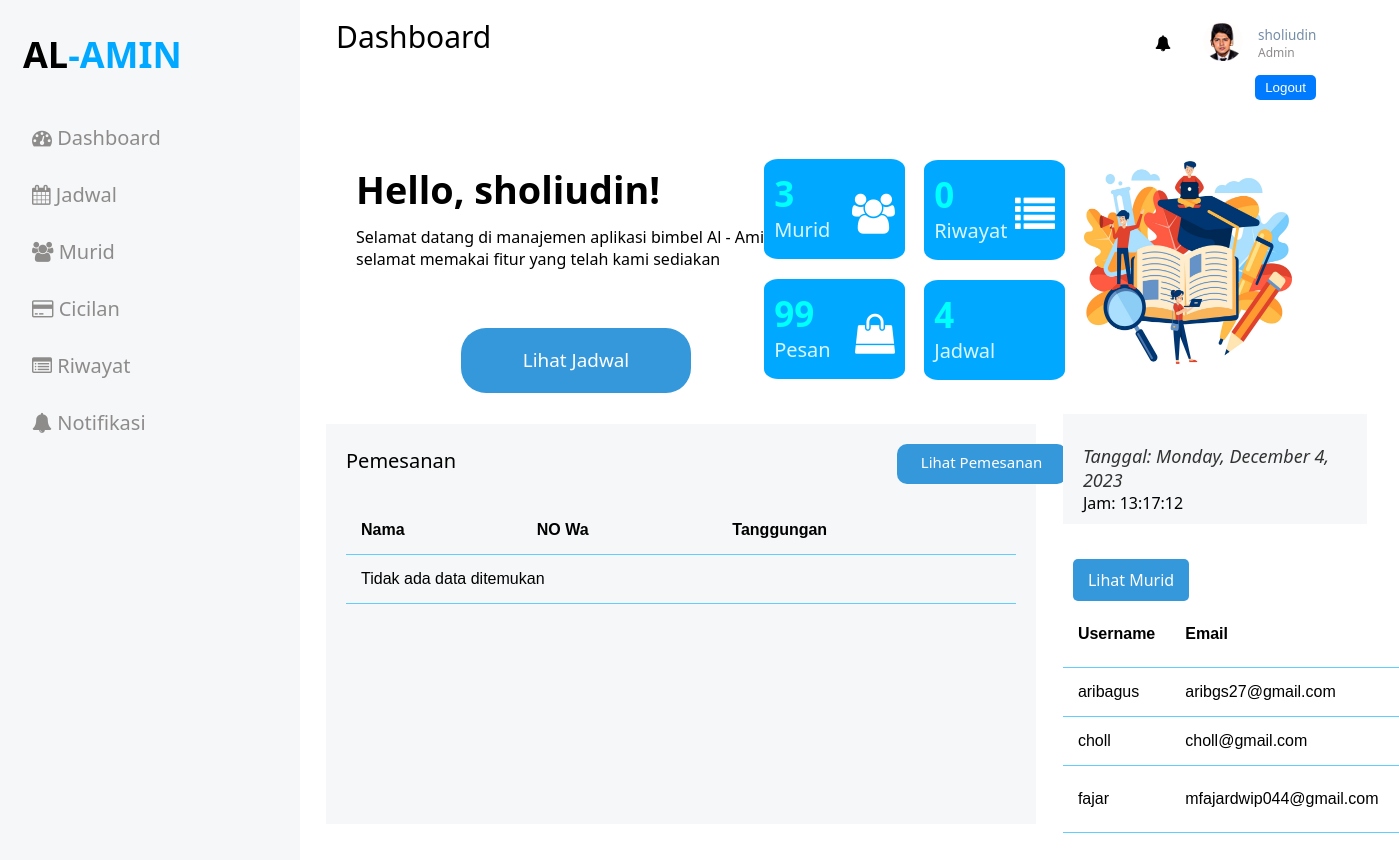
Screenshot of /index.php (signed in) with the database file from the repository.
### tables this page shows
CREATE TABLE `data_pengguna` (
  `id_pengguna` int(11) NOT NULL,
  `nama` varchar(50) NOT NULL,
  `email` varchar(50) NOT NULL,
  `username` varchar(15) NOT NULL,
  `password` varchar(20) NOT NULL,
  `no_wa` char(13) NOT NULL,
  `jenis_kelamin` varchar(10) NOT NULL,
  `status` varchar(10) NOT NULL,
  `id_program` char(10) NOT NULL,
  `otp` text NOT NULL,
  `tanggal` timestamp NOT NULL DEFAULT current_timestamp() ON UPDATE current_timestamp()
);

### index.php (the view, shortened to what this page needs)
<!DOCTYPE html>
<html>
<head>
    <link rel="stylesheet" href="css/style.css" type="text/css" />
    <link rel="stylesheet" href="https://cdnjs.cloudflare.com/ajax/libs/font-awesome/4.7.0/css/font-awesome.min.css">
    <link rel="stylesheet" href="https://cdnjs.cloudflare.com/ajax/libs/font-awesome/4.7.0/css/font-awesome.min.css">
    <link rel="stylesheet" href="https://cdnjs.cloudflare.com/ajax/libs/font-awesome/4.7.0/css/font-awesome.min.css">
</head>
<body>
    <a href="#" class="icon-a"><i class="fa fa-user icons"></i> Accounts</a>
    <div id="mySidenav" class="sidenav">
        <p class="logo" style="position: relative; right: 5px;"><span>AL</span>-AMIN</p>
        <a href="index.php" class="icon-a"><i class="fa fa-dashboard icons"></i> Dashboard</a>
        <a href="jadwal.php" class="icon-a"><i class="fa fa-calendar icons"></i> Jadwal</a>
        <a href="murid.php" class="icon-a"><i class="fa fa-users icons"></i> Murid</a>
        <a href="cicilan.php" class="icon-a"><i class="fa fa-credit-card"></i> Cicilan</a>
        <a href="riwayat.php" class="icon-a"><i class="fa fa-list-alt icons"></i> Riwayat</a>
        <a href="notifikasi.php" class="icon-a"> <i class="fa fa-regular fa-bell"></i></i> Notifikasi</a>
    </div>
    <div id="main">
        <div class="head" style="background-color: white; height: 30px; bottom: 35px; position: relative;">
            <div class="col-div-6">
                <span style="font-size:30px;cursor:pointer; color: black; position: relative; bottom: 7px;" class="nav">Dashboard</span>
            </div>
            <?php
            require_once('php/koneksi.php');
            if (isset($_SESSION['username'])) {
                $username = $_SESSION['username'];
                $query = "SELECT * FROM data_pengguna WHERE username = '$username'";
                $result = $conn->query($query);
                if ($result->num_rows > 0) {
                    $user = $result->fetch_assoc();
                    $nama_pengguna = $user['nama'];
                }
            } else {
                $nama_pengguna = "Username";
            }
            ?>
            <div class="col-div-6">
                <div class="profile" style="position: relative; bottom: 7px;">
                    <img src="images/user.png" class="pro-img" />
                    <?php
                    if (isset($nama_pengguna)) {
                        echo "<p style='color: #748DA6;'>$nama_pengguna <span>Admin</span></p>";
                    }
                    ?>
                    <i class="fa fa-regular fa-bell" style="position: relative; right: 30%; bottom: 43px;"></i>
                    <button id="logoutButton" class="icon-a" style="position: relative; left: 20%;"><i class="fa-duotone fa-right-from-bracket"></i> Logout</button>
                </div>
            </div>
        </div>
        <br />
        <div class="gambar">
            <div class="box3" style="position: relative; ">
                <img src="images/2466249.jpg" style="height: 250px; position: relative; right: 180px; width: 250px; bottom: 40px;" />
            </div>
        </div>
        <div class="gambar1" style="outline: #DAF5FF; position: relative; bottom: 35px;">
            <div class="box3" style="height: 250px; width: 450px; outline: DAF5FF;">
                <b class="changing-text">Hello, <?php echo $nama_pengguna; ?>!</b>
                <p style="position: relative; top: 20px; left: 20px;">Selamat datang di manajemen aplikasi bimbel Al - Amin, selamat memakai fitur yang telah kami sediakan</p>
                <a class="search-button button-style" href="jadwal.php" style="width: 200px; height: 45px; position: relative; left: 125px; top: 25%; outline: white; border-radius: 25px; text-align: center; line-height: 45px; display: inline-block; font-size: 5mm;">Lihat Jadwal</a>
            </div>
        </div>
        <div class="col-div-3 " style="left: 7%; position: relative; bottom: 25px">
            <?php
            include 'php/koneksi.php';
            $sql = "SELECT COUNT(*) as total_murid FROM data_pengguna";
            $result = $conn->query($sql);
            if ($result->num_rows > 0) {
                $row = $result->fetch_assoc();
                echo '<div class="box">';
                echo '<p style="color: aqua;">' . $row['total_murid'] . '<br /><span>Murid</span></p>';
                echo '<i class="fa fa-users box-icon"></i>';
                echo '</div>';
            } else {
                echo "Tidak ada data murid.";
            }
            ?>
        </div>
        <div class="col-div-3" style="position: relative; bottom: 24px">
            <?php
            include 'php/koneksi.php';
            $sql = "SELECT COUNT(*) as total_riwayat_cicilan FROM cicilan";
            $result = $conn->query($sql);
            if ($result->num_rows > 0) {
                $row = $result->fetch_assoc();
                echo '<div class="box">';
                echo '<p style="color: aqua;">' . $row['total_riwayat_cicilan'] . '<br /><span>Riwayat</span></p>';
                echo '<i class="fa fa-list box-icon"></i>';
                echo '</div>';
            } else {
                echo "Tidak ada data murid.";
            }
            ?>
        </div>
        <div class="col-div-3" style="left: 7%; position: relative; bottom: 25px">
            <div class="box">
                <p style="color: aqua;">99<br /><span>Pesan</span></p>
                <i class="fa fa-shopping-bag box-icon"></i>
            </div>
        </div>
        <div class="col-div-3" style="position: relative; bottom: 24px">
            <?php
            include 'php/koneksi.php';
            $sql = "SELECT COUNT(*) as total_jadwal FROM jadwal";
            $result = $conn->query($sql);
            if ($result->num_rows > 0) {
                $row = $result->fetch_assoc();
                echo '<div class="box">';
                echo '<p style="color: aqua;">' . $row['total_jadwal'] . '<br /><span>Jadwal</span></p>';
                echo '</div>';
            } else {
                echo "Tidak ada data murid.";
            }
            ?>
        </div>
        <br /><br />
        <div class="col-div-8" style="position: relative; bottom: 40px;">
            <div class="box-8" style="height: 400px;">
                <div class="content-box">
                    <p>Pemesanan <a class="button-style" href="pemesanan.php" style="width: 150px; height: 20px; outline: white; border-radius: 10px; text-align: center; line-height: 16px; padding: 10px; display: inline-block; font-size: 15px; position: relative; top: 25%; left: 65%; color: #fff;">Lihat Pemesanan</a></p>
                    <br />
                    <table>
                        <tr>
                            <th>Nama</th>
                            <th>NO Wa</th>
                            <th>Tanggungan</th>
                        </tr>
                        <?php
                        $sql = "SELECT dp.nama, dp.no_wa, p.status
                        FROM data_pengguna dp
                        JOIN pembayaran p ON dp.id_pengguna = p.id_pengguna";
                        $result = $conn->query($sql);
                        if ($result->num_rows > 0) {
                            while ($row = $result->fetch_assoc()) {
                                echo "<tr>";
                                echo "<td>" . $row["nama"] . "</td>";
                                echo "<td>" . $row["no_wa"] . "</td>";
                                echo "<td>" . $row["status"] . "</td>";
                                echo "</tr>";
                            }
                        } else {
                            echo "<tr><td colspan='4'>Tidak ada data ditemukan</td></tr>";
                        }
                        ?>
                    </table>
                </div>
            </div>
        </div>
        <div class="col-div-4">
            <div class="box-4" style="position: relative; bottom: 50px; height: 110px;">
                <div class="content-box">
                    <div style="text-align: left;" id="tanggal">Tanggal: </div>
                    <div id="jam">Jam: </div>
                </div>
                <?php
                require_once('php/koneksi.php');
                $query = "SELECT
                data_pengguna.username,
                data_pengguna.email,
                paket_program.nama_program
                FROM
                data_pengguna
                JOIN
                paket_program ON data_pengguna.id_program = paket_program.id_program
                ORDER BY data_pengguna.id_pengguna DESC
                LIMIT 3";
                $result = $conn->query($query);
                ?>
                <div class="table-container" style="position: relative; top: 25px;">
                    <div class="table-content">
                        <table class="custom-table">
                            <thead>
                                <tr>
                                    <th>Username</th>
                                    <th>Email</th>
                                    <th>Nama Program</th>
                                    <th></th> <a href="murid.php" class="search-button button-style" style="position: relative; left: 10px;">Lihat Murid</a>
                                </tr>
                            </thead>
                            <tbody>
                                <?php
                                while ($row = $result->fetch_assoc()) {
                                    echo "<tr>";
                                    echo "<td>" . $row["username"] . "</td>";
                                    echo "<td>" . $row["email"] . "</td>";
                                    echo "<td>" . $row["nama_program"] . "</td>";
                                    echo "</tr>";
                                }
                                ?>
                            </tbody>
                        </table>
                    </div>
                </div>
            </div>
        </div>
</body>
</html>

### css/style.css (style rules this page uses)
body { margin:0px; padding: 0px; background-color:white; overflow: hidden; font-family: system-ui; }
#tanggal { font-style: italic; }
.logo { margin: 0px; margin-left: 28px; font-weight: bold; color: #00A9FF; margin-bottom: 30px; }
.logo span { color: black; }
.sidenav { height: 100%; width: 300px; position: fixed; z-index: 1; top: 0; left: 0; background-color: #F5F7F8; overflow: hidden; transition: 0.5s; padding-top: 30px; }
.sidenav a { padding: 15px 8px 15px 32px; text-decoration: none; font-size: 20px; color: #8e8b8b; display: block; transition: 0.3s; }
.sidenav { position: absolute; top: 0; right: 25px; font-size: 36px; }
#main { transition: margin-left .5s; padding: 16px; margin-left: 300px; }
.head { padding:20px; }
.col-div-6 { width: 50%; float: left; }
.profile { display: inline-block; float: right; width: 160px; }
.pro-img { float: left; width: 40px; margin-top: 5px; }
.profile p { color: white; font-weight: 500; margin-left: 55px; margin-top: 10px; font-size: 13.5px; }
.profile p span { font-weight: 400; font-size: 12px; display: block; color: #8e8b8b; }
.col-div-3 { width: 22%; float: left; }
.gambar { width: 15%; float: right; }
.gambar1 { width: 35%; float: left; }
.box { width: 60%; height: 100px; background-color: #00A9FF; margin-top: 20px; border-radius: 10%; }
.box3 { width: 85%; height: 100px; background-color: DAF5FF; margin-left: 10px; padding:10px; border-radius: 10%; margin-bottom: 30px; }
.box p { font-size: 35px; color: #62CDFF; font-weight: bold; line-height: 30px; padding-left: 10px; margin-top: 20px; display: inline-block; }
.box p span { font-size: 20px; font-weight: 400; color: #DAF5FF; }
.box-icon { font-size: 40px!important; float: right; margin-top: 35px!important; color: #FFFF; padding-right: 10px; }
.col-div-8 { width: 70%; height: 500px; float: left; }
.col-div-4 { width: 19%; float: left; }
.content-box { padding: 20px; }
.content-box p { margin: 0px; font-size: 20px; color: black; }
.box-8, .box-4 { width: 95%; background-color: #F5F7F8; height: 330px; }
.box-81, .box-4 { width: 95%; background-color: #F5F7F8; height: 330px; }
.box-9, .box-4 { width: 150%; background-color: #F5F7F8; height: 150px; }
.box-8 { margin-left: 10px; }
table { font-family: arial, sans-serif; border-collapse: collapse; width: 100%; }
td, th { text-align: left; padding:15px; color: BLA; border-bottom: 1px solid #62CDFF; }
button { padding: 5px 10px; background-color: #007bff; color: white; border: none; border-radius: 5px; cursor: pointer; margin-right: 5px; }
#tanggal { font-size: 18px; color: #333; margin-top: 10px; text-align: center; }

### index.php (style rules this page uses)
.search-button.button-style { background-color: #3498db; }
.button-style { background-color: #3498db; }
.changing-text { left: 20px; font-size: 10mm; position: relative; top: 25px; }
.button-style { padding: 10px 15px; background-color: #3498db; color: #fff; text-decoration: none; border-radius: 5px; display: inline-block; }

### rows the page displays
data_pengguna: nama "sholiudin", username "choll", email "choll@gmail.com"
data_pengguna: username "aribagus", email "aribgs27@gmail.com"
data_pengguna: username "fajar", email "mfajardwip044@gmail.com"

### other values shown
$row['total_murid'] "3"
$row['total_riwayat_cicilan'] "0"
$row['total_jadwal'] "4"
